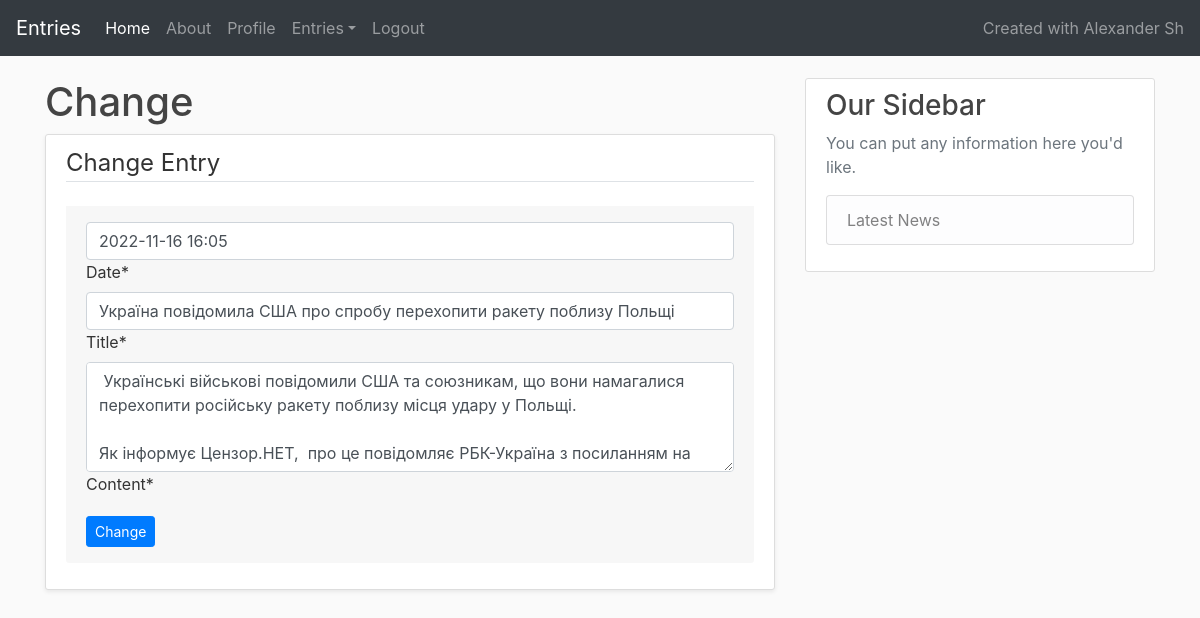
Page /accounts/content/change/7/ (signed in) on the earlier database version.
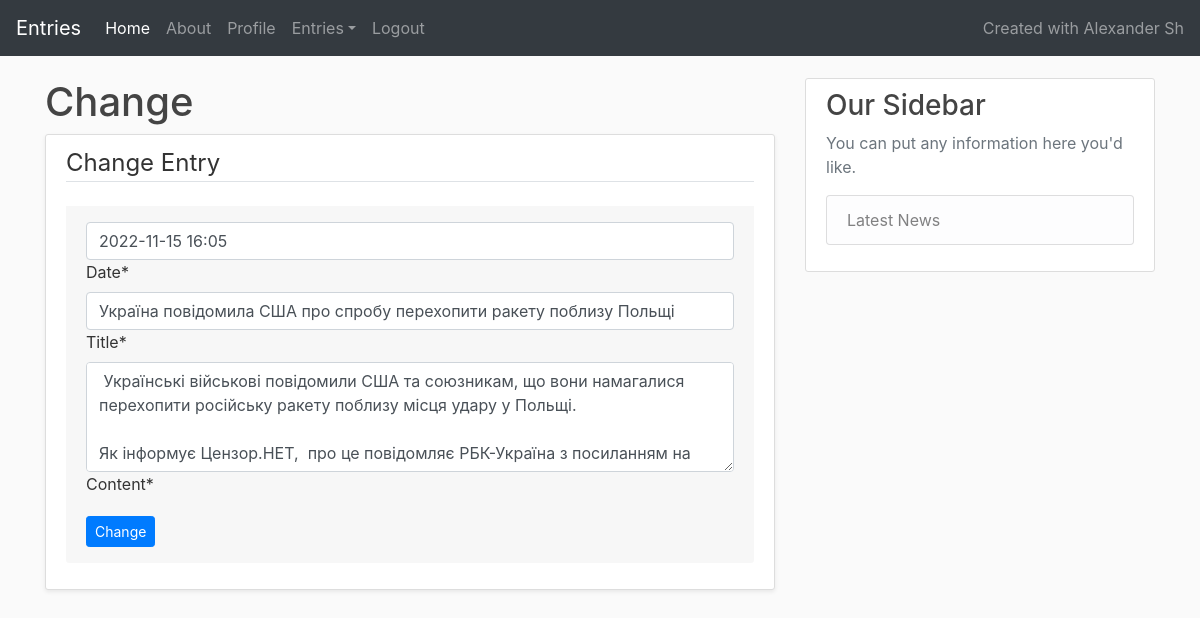
Same page on the later database version.
### content/models.py (models this page shows)
class Entry(models.Model):
    title = models.CharField(max_length=100)
    content = models.TextField()
    user_id = models.IntegerField(null=False)
    created_at = models.DateTimeField(default=timezone.now)
    updated_at = models.DateTimeField(default=timezone.now)
    class Meta:
        db_table = "base_entry"

### content/views.py (the view)
# urls.py: path('accounts/content/change/<int:id>/', views.change, name='change-entry'),
@login_required
def change(request, id):
    try:
        entry = Entry.objects.get(user_id=request.user.id, id=id)
    except Entry.DoesNotExist:
        return render(request, 'errors/404.html', status=404)
    if request.method == 'POST':
        content = request.POST['content']
        title = request.POST['title']
        created_at = request.POST['created_at']
        try:
            datetime.strptime(created_at, '%Y-%m-%d %H:%M')
        except ValueError:
            messages.error(
                request,
                _('Incorrect date format, should be YYYY-MM-DD HH:MM'),
                extra_tags='alert alert-danger'
            )
            return redirect('change-entry', id=id)
        if not title or not content:
            messages.error(request, _('All fields cannot be empty.'), extra_tags='alert alert-danger')
            return render(request, 'content/form.html', {})
        else:
            entry.title = title
            entry.content = content
            entry.created_at = datetime.strptime(created_at, "%Y-%m-%d %H:%M")
            entry.updated_at = datetime.now()
            entry.save()
            return redirect('collection-entries')
    else:
        return render(request, 'content/form.html', {
            'entry': entry,
            'title': _('Change'),
        })

### content/templates/content/form.html (shortened to what this page needs)
{% extends "index.html" %}
{% block content %}
<div class="content-section shadow-sm">
    <form method="POST">
        <fieldset class="form-group">
            <legend class="border-bottom mb-4">{{ title }} Entry</legend>
            <div class="card-footer py-3 border-0">
                {% if entry.created_at %}
                <div class="d-flex flex-start w-100">
                    <div class="form-outline w-100">
                        <input type="text" name="created_at" class="form-control" id="created_at" value="{{ entry.created_at|date:'Y-m-d H:i' }}" required="">
                        <label class="form-label" for="created_at">Date*</label>
                    </div>
                </div>
                {% endif %}
                <div class="d-flex flex-start w-100">
                    <div class="form-outline w-100">
                        <input type="text" name="title" class="form-control" id="title" value="{{ entry.title }}" required="">
                        <label class="form-label" for="title">Title*</label>
                    </div>
                </div>
                <div class="d-flex flex-start w-100">
                    <div class="form-outline w-100">
                        <textarea class="form-control" id="content" rows="4" name="content"
                                  style="background: #fff;" required="">{{ entry.content }}</textarea>
                        <label class="form-label" for="content">Content*</label>
                    </div>
                </div>
                <div class="float-end mt-2 pt-1">
                    <button type="submit" class="btn btn-primary btn-sm">{{ title }}</button>
                </div>
            </div>
        </fieldset>
    </form>
</div>
{% endblock content %}

Differences in the rows shown:
changed Entry "Україна повідомила США про спробу перехопити ракету поблизу Польщі": created_at "2022-11-16 16:05" → "2022-11-15 16:05"
